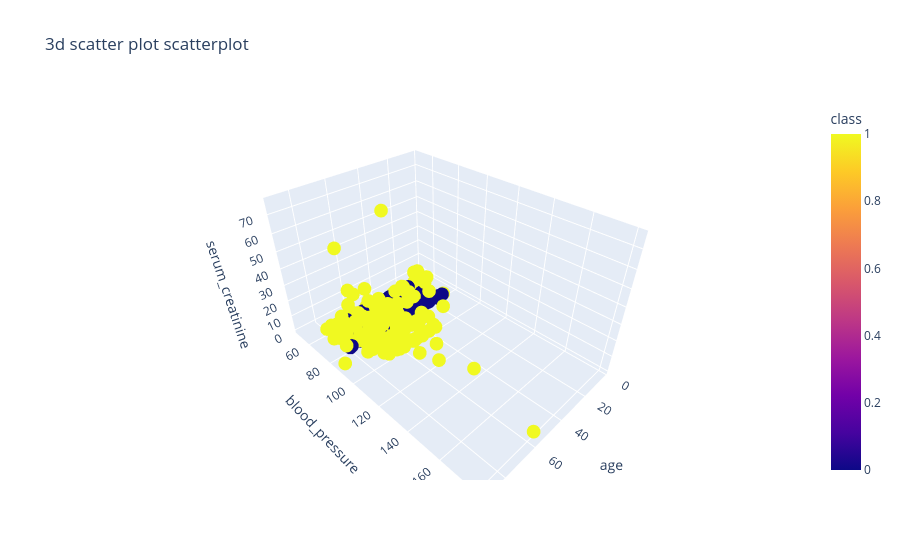

Write notebook code for a chart like this one.
### Code cell
fig = px.scatter_3d(data, x = 'age', y = 'blood_pressure',z = 'serum_creatinine', color = 'class', title = "3d scatter plot scatterplot")
fig.show()

### Figure 1 — Plotly figure (JSON) as saved in the notebook; plotly's stock layout.template omitted (floating-point values rounded to 4 significant figures; data arrays with more than 128 entries replaced by an {"elided": "..."} marker saying what was removed)
{"data": [{"hovertemplate": "age=%{x}<br>blood_pressure=%{y}<br>serum_creatinine=%{z}<br>class=%{marker.color}<extra></extra>", "legendgroup": "", "marker": {"color": {"elided": "400 int values"}, "coloraxis": "coloraxis", "symbol": "circle"}, "mode": "markers", "name": "", "scene": "scene", "showlegend": false, "type": "scatter3d", "x": {"elided": "400 int values"}, "y": {"elided": "400 int values"}, "z": {"elided": "400 float values"}}], "layout": {"coloraxis": {"colorbar": {"title": {"text": "class"}}, "colorscale": [[0, "#0d0887"], [0.1111, "#46039f"], [0.2222, "#7201a8"], [0.3333, "#9c179e"], [0.4444, "#bd3786"], [0.5556, "#d8576b"], [0.6667, "#ed7953"], [0.7778, "#fb9f3a"], [0.8889, "#fdca26"], [1, "#f0f921"]]}, "legend": {"tracegroupgap": 0}, "scene": {"domain": {"x": [0, 1], "y": [0, 1]}, "xaxis": {"title": {"text": "age"}}, "yaxis": {"title": {"text": "blood_pressure"}}, "zaxis": {"title": {"text": "serum_creatinine"}}}, "title": {"text": "3d scatter plot scatterplot"}}}
